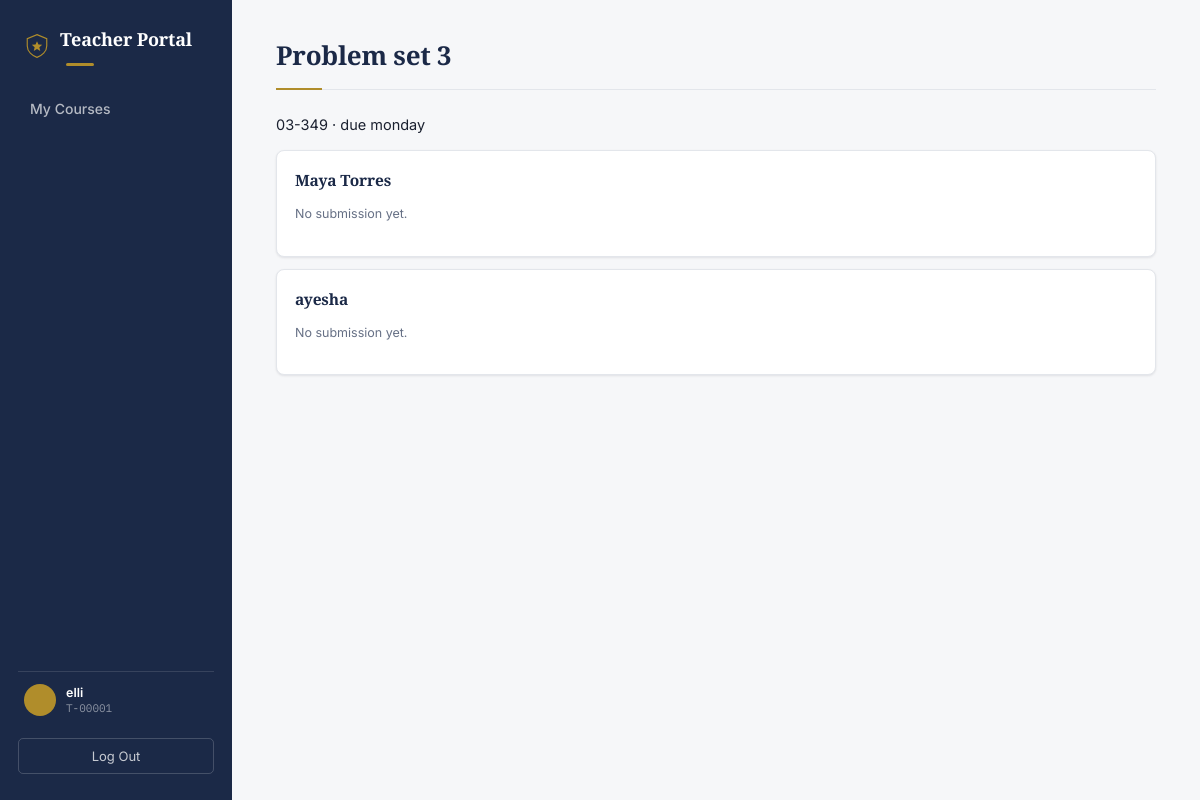
Screenshot of /teacher/assignments/1/submissions/ (signed in) with the database file from the repository.
### portal/models.py (models this page shows, shortened)
class Teacher(models.Model):
    user = models.OneToOneField(User, on_delete=models.CASCADE)
    teacher_id = models.CharField(max_length=20)
    department = models.CharField(max_length=100, blank=True)

class Assignment(models.Model):
    course = models.ForeignKey(Course, on_delete=models.CASCADE)
    title = models.CharField(max_length=200)
    due_text = models.CharField(max_length=50)  # e.g. "Due tomorrow" - simple text, no date logic

class Course(models.Model):
    code = models.CharField(max_length=20)       # e.g. "CS 301"
    title = models.CharField(max_length=200)      # e.g. "Algorithms"
    credits = models.IntegerField(default=3)
    teacher = models.ForeignKey(
        Teacher, on_delete=models.SET_NULL, null=True, blank=True, related_name="courses"
    )

class Enrollment(models.Model):
    student = models.ForeignKey(Student, on_delete=models.CASCADE, related_name="enrollments")
    course = models.ForeignKey(Course, on_delete=models.CASCADE)
    progress_percent = models.IntegerField(default=0)     # 0-100, how much of the course is done
    attendance_percent = models.IntegerField(default=100)  # 0-100, how often they showed up
    grade = models.CharField(max_length=20, default="In Progress")  # e.g. "A-", "In Progress"

class Student(models.Model):
    user = models.OneToOneField(User, on_delete=models.CASCADE)
    student_id = models.CharField(max_length=20)
    major = models.CharField(max_length=100, blank=True)

### portal/views.py (the view, shortened to what this page needs)
# urls.py: path("teacher/assignments/<int:assignment_id>/submissions/", views.teacher_submissions, name="teacher_submissions"),
@login_required
@teacher_required
def teacher_submissions(request, assignment_id):
    teacher = _get_teacher(request.user)
    assignment = get_object_or_404(Assignment, id=assignment_id, course__teacher=teacher)
    roster = assignment.course.enrollment_set.select_related("student__user")
    submissions_by_student = {
        s.student_id: s for s in assignment.submissions.all()
    }
    rows = [
        {"enrollment": e, "submission": submissions_by_student.get(e.student_id)}
        for e in roster
    ]
    return render(request, "portal/teacher_submissions.html", {
        "assignment": assignment,
        "rows": rows,
    })

### portal/context_processors.py (called while the page is built)
def student_context(request):
    if not request.user.is_authenticated:
        return {}
    context = {}
    try:
        context["current_student"] = Student.objects.get(user=request.user)
    except Student.DoesNotExist:
        pass
    try:
        context["current_teacher"] = Teacher.objects.get(user=request.user)
    except Teacher.DoesNotExist:
        pass
    return context

### portal/views.py (called while the page is built)
def _get_teacher(user):
    return get_object_or_404(Teacher, user=user)

def teacher_required(view_func):
    @wraps(view_func)
    def wrapper(request, *args, **kwargs):
        if not Teacher.objects.filter(user=request.user).exists():
            if Student.objects.filter(user=request.user).exists():
                messages.info(request, "That page is for teacher accounts. Here's your student dashboard instead.")
                return redirect("dashboard")
            messages.error(request, "Your account isn't set up as a student or teacher yet.")
            return redirect("login")
        return view_func(request, *args, **kwargs)
    return wrapper

### portal/templates/portal/teacher_submissions.html
{% extends "portal/teacher_base.html" %}
{% block content %}
  <h1>{{ assignment.title }}</h1>
  <p class="due">{{ assignment.course.code }} &middot; {{ assignment.due_text }}</p>
  {% for row in rows %}
    <div class="assignment-card">
      <h3>{{ row.enrollment.student.user.get_full_name|default:row.enrollment.student.user.username }}</h3>
      {% if row.submission %}
        <div class="submitted-note">
          Submitted {{ row.submission.submitted_at }}
          {% if row.submission.content %}<br>"{{ row.submission.content|truncatechars:150 }}"{% endif %}
          {% if row.submission.file %}<br><a href="{{ row.submission.file.url }}" target="_blank">View uploaded file</a>{% endif %}
        </div>
        <form method="post">
          {% csrf_token %}
          <input type="hidden" name="submission_id" value="{{ row.submission.id }}" />
          <label for="grade-{{ row.submission.id }}">Grade</label>
          <input type="text" id="grade-{{ row.submission.id }}" name="grade" value="{{ row.submission.grade }}" style="width:120px; display:block; margin-bottom:10px;" />
          <label for="feedback-{{ row.submission.id }}">Feedback</label>
          <textarea id="feedback-{{ row.submission.id }}" name="feedback">{{ row.submission.feedback }}</textarea>
          <button type="submit">Save Grade</button>
        </form>
      {% else %}
        <p class="due">No submission yet.</p>
      {% endif %}
    </div>
  {% empty %}
    <p>No students enrolled in this course.</p>
  {% endfor %}
{% endblock %}

### portal/templates/portal/teacher_base.html (shortened to what this page needs)
{% load static %}
<!DOCTYPE html>
<html lang="en">
<head>
  <link rel="stylesheet" href="{% static 'portal/style.css' %}" />
</head>
<body>
  <div id="app-page">
    <aside class="sidebar">
      <div class="logo-row">
        <img src="{% static 'portal/logo.svg' %}" alt="" class="logo-mark" />
        <h2 class="logo">Teacher Portal</h2>
      </div>
      <nav>
        <a class="nav-btn {% if request.resolver_match.url_name == 'teacher_dashboard' %}active{% endif %}" href="{% url 'teacher_dashboard' %}">My Courses</a>
      </nav>
      {% if current_teacher %}
        <div class="sidebar-student">
          <div class="sidebar-avatar">{{ current_teacher.user.first_name|slice:":1" }}{{ current_teacher.user.last_name|slice:":1" }}</div>
          <div class="sidebar-student-info">
            <div class="name">{{ current_teacher.user.get_full_name|default:current_teacher.user.username }}</div>
            <div class="id">{{ current_teacher.teacher_id }}</div>
          </div>
        </div>
      {% endif %}
      <form method="post" action="{% url 'logout' %}">
        <button id="logout-btn" type="submit">Log Out</button>
      </form>
    </aside>
    <main class="content">
      {% block content %}{% endblock %}
    </main>
  </div>
</body>
</html>

### portal/static/portal/style.css (style rules this page uses)
:root { --navy-900: #1B2947; --navy-700: #2E3F66; --gold-600: #B08D2B; --gold-100: #F5EFDD; --paper: #F6F7F9; --card-bg: #FFFFFF; --border: #E3E6EB; --text: #1B2130; --text-muted: #667085; --success: #1F7A4D; --success-bg: #EAF7EF; --danger: #B3261E; --danger-bg: #FBEAE9; --radius: 8px; --radius-sm: 5px; --shadow-card: 0 1px 2px rgba(16, 24, 40, 0.04), 0 1px 3px rgba(16, 24, 40, 0.06); --shadow-raised: 0 4px 12px rgba(16, 24, 40, 0.08); }
* { box-sizing: border-box; }
body { margin: 0; font-family: 'Inter', -apple-system, BlinkMacSystemFont, sans-serif; background: var(--paper); color: var(--text); font-size: 14.5px; line-height: 1.5; -webkit-font-smoothing: antialiased; }
h1, h2, h3 { font-family: 'Source Serif 4', Georgia, serif; font-weight: 600; letter-spacing: -0.01em; margin: 0; color: var(--navy-900); }
a { color: var(--navy-900); text-decoration: none; }
#app-page { display: flex; min-height: 100vh; }
.sidebar { width: 232px; background: var(--navy-900); color: rgba(255,255,255,0.92); padding: 26px 18px; display: flex; flex-direction: column; position: sticky; top: 0; height: 100vh; }
.logo-row { display: flex; align-items: center; gap: 10px; padding: 0 6px; }
.logo-mark { width: 26px; height: 26px; flex-shrink: 0; }
.logo { color: white; font-size: 18px; margin: 0; }
.logo::after { content: ""; display: block; width: 28px; height: 3px; background: var(--gold-600); margin: 10px 0 0 6px; border-radius: 2px; }
.sidebar nav { display: flex; flex-direction: column; gap: 2px; flex: 1; margin-top: 22px; }
.nav-btn { text-align: left; padding: 10px 12px; border: none; background: none; border-radius: var(--radius-sm); font-size: 14px; font-weight: 500; color: rgba(255,255,255,0.68); cursor: pointer; font-family: inherit; position: relative; transition: background 0.12s ease, color 0.12s ease; }
.sidebar-student { display: flex; align-items: center; gap: 10px; padding: 12px 6px; margin-top: 14px; border-top: 1px solid rgba(255,255,255,0.12); }
.sidebar-avatar { width: 32px; height: 32px; border-radius: 50%; background: var(--gold-600); color: var(--navy-900); display: flex; align-items: center; justify-content: center; font-family: 'Source Serif 4', serif; font-weight: 700; font-size: 13px; flex-shrink: 0; }
.sidebar-student-info { font-size: 12.5px; line-height: 1.3; overflow: hidden; }
.sidebar-student-info .name { color: white; font-weight: 600; white-space: nowrap; overflow: hidden; text-overflow: ellipsis; }
.sidebar-student-info .id { color: rgba(255,255,255,0.5); font-family: 'IBM Plex Mono', monospace; font-size: 11px; }
#logout-btn { width: 100%; padding: 9px 12px; margin-top: 10px; border: 1px solid rgba(255,255,255,0.18); background: none; color: rgba(255,255,255,0.75); border-radius: var(--radius-sm); font-size: 13px; font-family: inherit; cursor: pointer; transition: border-color 0.15s ease, color 0.15s ease; }
.content { flex: 1; padding: 36px 44px 60px; max-width: 1100px; }
.content h1 { font-size: 26px; margin-bottom: 4px; }
.content > h1 { padding-bottom: 14px; border-bottom: 1px solid var(--border); margin-bottom: 24px; position: relative; }
.content > h1::after { content: ""; position: absolute; left: 0; bottom: -1px; width: 46px; height: 2px; background: var(--gold-600); }
h3 { font-size: 15.5px; margin: 28px 0 12px; color: var(--navy-900); }
.assignment-card { background: var(--card-bg); border: 1px solid var(--border); border-radius: var(--radius); padding: 18px; margin-bottom: 12px; box-shadow: var(--shadow-card); }
.assignment-card h3 { margin: 0 0 3px; font-size: 15.5px; }
.assignment-card .due { font-size: 12.5px; color: var(--text-muted); margin-bottom: 14px; }

### rows the page displays
Teacher: user.get_full_name "elli", teacher_id "T-00001"
Assignment: title "Problem set 3", course.code "03-349", due_text "due monday"
Enrollment: enrollment.student.user.get_full_name "Maya Torres"
Enrollment: enrollment.student.user.get_full_name "ayesha"
